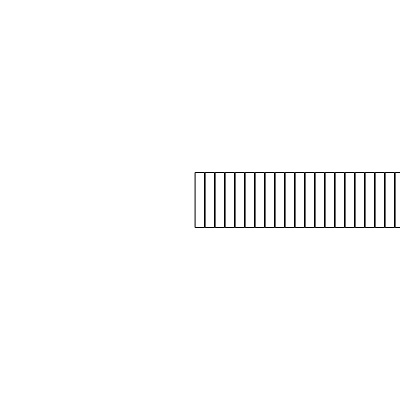
Frame 1 (no input)
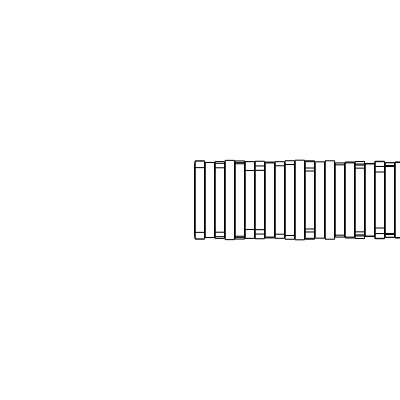
Frame 60 (no input)
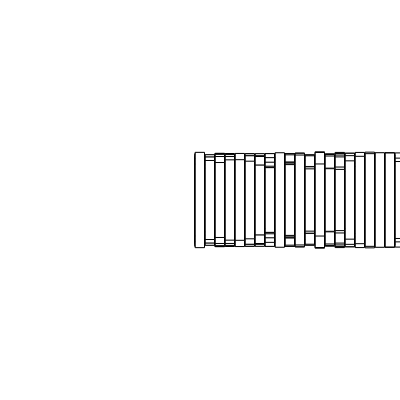
Frame 120 (the mouse pressed at the canvas centre since frame 60)

The p5.js sketch that drew these frames (run headless with seeded random() and noise() and a simulated clock; from frame 60 on, the mouse is pressed at the canvas centre):

// p5.js sketch
// ── sketch.js
let angle = 0;

function setup() {
	createCanvas(400, 400);
}

function draw() {
	//background(255);
	translate(width/2, height/2);
	rectMode(CENTER);

	for (let x = 0; x < width;x += 10){
		let h = map(Math.random() * sin(angle), -1, 1, 10, 100);
		rect(x,0,9,h);
	}

	angle += 0.01;

}
